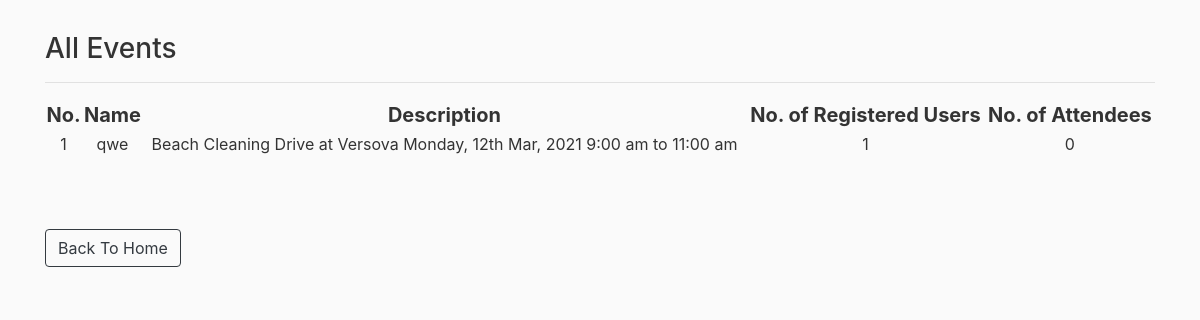
The page /view_events on the database as committed earlier.
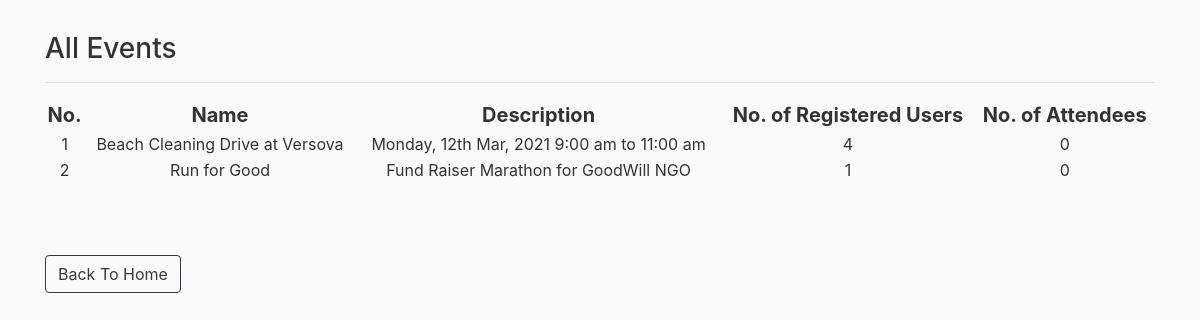
The same page on the database as committed later.
### rbac/models.py (models this page shows)
class Event(db.Model):
    id = db.Column(db.Integer, primary_key=True)
    name = db.Column(db.String(50), unique=True)
    description = db.Column(db.String(200), unique=True, nullable=False)
    event_date = db.Column(db.DateTime, index=True, default=datetime.utcnow)
    status = db.Column(db.String(20), nullable=False, default=False) #0=not approved; 1=approved; 2=done
    users_attended = relationship("User", secondary="attendance") #event.users_attended
    users_registered = relationship("User", secondary="registration") #event.users_registered

### rbac/routes.py (the view)
@app.route('/view_events')
def view_events():
    role =''
    if current_user.is_authenticated:
        role = get_role(current_user)
    events = Event.query.filter_by(status='1')
    return render_template('view_events.html',role=role,events=events)

### rbac/templates/view_events.html (shortened to what this page needs)
{% extends "layout.html" %}
{% block content %}
<h3>All Events</h3>
    <table style="width: 100%; text-align: center;">
        <tr style="font-size: 20px;">
                <th>No.</th>
                <th>Name</th>
                <th>Description</th>
                <th>No. of Registered Users</th>
                <th>No. of Attendees</th>
        </tr>
        <hr>
        {% for event in events %}
            <tr>
                <td>{{ loop.index }}</td>
                <td>{{ event.name }}</td>
                <td>{{ event.description }}</td>
                <td>{{event.users_registered|length}}</td>
                <td>{{event.users_attended|length}}</td>
            </tr>
        {% endfor %}
    </table>
<br><br><br>
<a href="{{ url_for('home') }}" class="btn btn-outline-dark" >Back To Home</a>
{% endblock content %}

Rows that differ between the two databases and show on the page:
changed Event: name "qwe" → "Beach Cleaning Drive at Versova"; description "Beach Cleaning Drive at Versova Monday, 12th Mar, 2021 9:00 am to 11:00 am" → "Monday, 12th Mar, 2021 9:00 am to 11:00 am"; users_registered|length "1" → "4"
now on this page (row edited): Event: name "Run for Good", description "Fund Raiser Marathon for GoodWill NGO", users_registered|length "1", users_attended|length "0"
